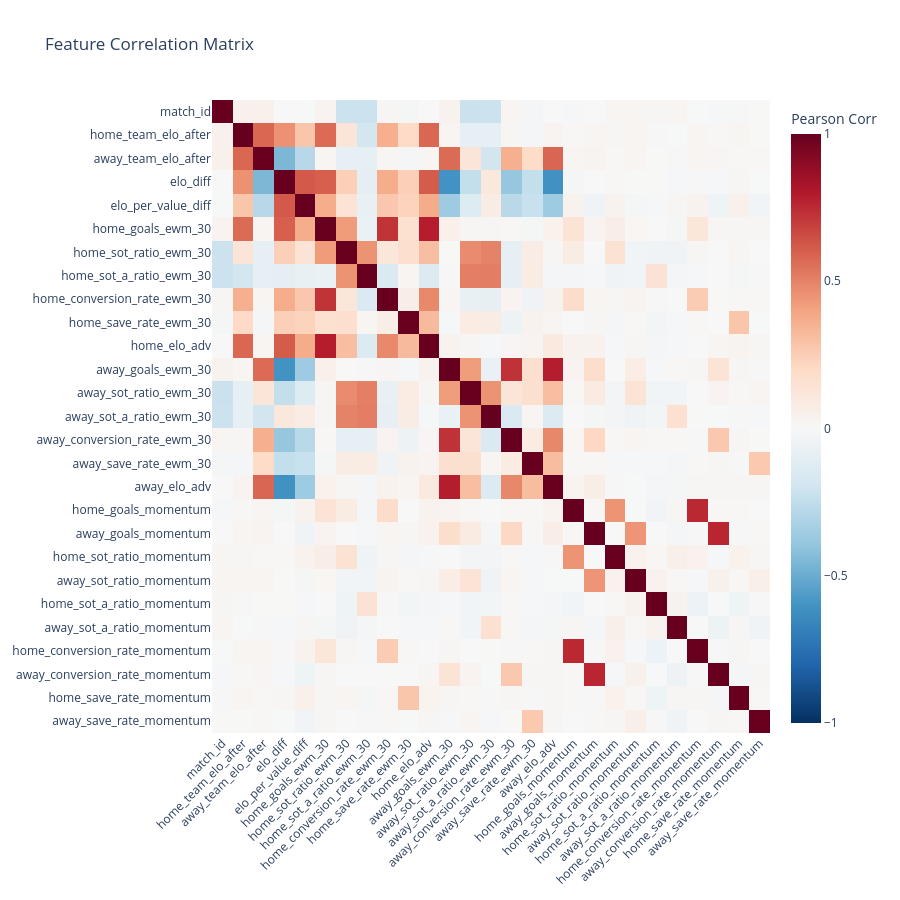

The notebook cell this image was saved under:
### Code cell
ml_features = (
    ml_features
    .rename({
        f"home_elo_adv_ewm_{SHORT_WINDOW}": "home_elo_adv",
        f"away_elo_adv_ewm_{SHORT_WINDOW}": "away_elo_adv"
    })
)

ml_features = ml_features.drop([
    feature 
    for feature in ml_features.columns 
    if (f"ewm_{MEDIUM_WINDOW}" in feature) or (f"ewm_{SHORT_WINDOW}" in feature)
])

for side in ("home", "away"):
    ml_features = ml_features.drop(
        f"{side}_luck_factor", 
        f"{side}_mean_market_val",
        f"{side}_team_elo"
    )

ml_features = ml_features.drop("MV_log_diff")
plot_corr_matrix(ml_features, size=(900, 900))

### Figure 1 — Plotly figure (JSON) as saved in the notebook; plotly's stock layout.template omitted (floating-point values rounded to 4 significant figures; data arrays with more than 128 entries replaced by an {"elided": "..."} marker saying what was removed)
{"data": [{"coloraxis": "coloraxis", "hovertemplate": "x: %{x}<br>y: %{y}<br>Pearson Corr: %{z}<extra></extra>", "name": "0", "type": "heatmap", "x": ["match_id", "home_team_elo_after", "away_team_elo_after", "elo_diff", "elo_per_value_diff", "home_goals_ewm_30", "home_sot_ratio_ewm_30", "home_sot_a_ratio_ewm_30", "home_conversion_rate_ewm_30", "home_save_rate_ewm_30", "home_elo_adv", "away_goals_ewm_30", "away_sot_ratio_ewm_30", "away_sot_a_ratio_ewm_30", "away_conversion_rate_ewm_30", "away_save_rate_ewm_30", "away_elo_adv", "home_goals_momentum", "away_goals_momentum", "home_sot_ratio_momentum", "away_sot_ratio_momentum", "home_sot_a_ratio_momentum", "away_sot_a_ratio_momentum", "home_conversion_rate_momentum", "away_conversion_rate_momentum", "home_save_rate_momentum", "away_save_rate_momentum"], "xaxis": "x", "y": ["match_id", "home_team_elo_after", "away_team_elo_after", "elo_diff", "elo_per_value_diff", "home_goals_ewm_30", "home_sot_ratio_ewm_30", "home_sot_a_ratio_ewm_30", "home_conversion_rate_ewm_30", "home_save_rate_ewm_30", "home_elo_adv", "away_goals_ewm_30", "away_sot_ratio_ewm_30", "away_sot_a_ratio_ewm_30", "away_conversion_rate_ewm_30", "away_save_rate_ewm_30", "away_elo_adv", "home_goals_momentum", "away_goals_momentum", "home_sot_ratio_momentum", "away_sot_ratio_momentum", "home_sot_a_ratio_momentum", "away_sot_a_ratio_momentum", "home_conversion_rate_momentum", "away_conversion_rate_momentum", "home_save_rate_momentum", "away_save_rate_momentum"], "yaxis": "y", "z": {"elided": "27x27 float values"}}], "layout": {"coloraxis": {"cmax": 1, "cmin": -1, "colorbar": {"title": {"text": "Pearson Corr"}}, "colorscale": [[0, "rgb(5,48,97)"], [0.1, "rgb(33,102,172)"], [0.2, "rgb(67,147,195)"], [0.3, "rgb(146,197,222)"], [0.4, "rgb(209,229,240)"], [0.5, "rgb(247,247,247)"], [0.6, "rgb(253,219,199)"], [0.7, "rgb(244,165,130)"], [0.8, "rgb(214,96,77)"], [0.9, "rgb(178,24,43)"], [1, "rgb(103,0,31)"]]}, "height": 900, "title": {"text": "Feature Correlation Matrix"}, "width": 900, "xaxis": {"anchor": "y", "domain": [0, 1], "tickangle": -45}, "yaxis": {"anchor": "x", "autorange": "reversed", "domain": [0, 1]}}}
